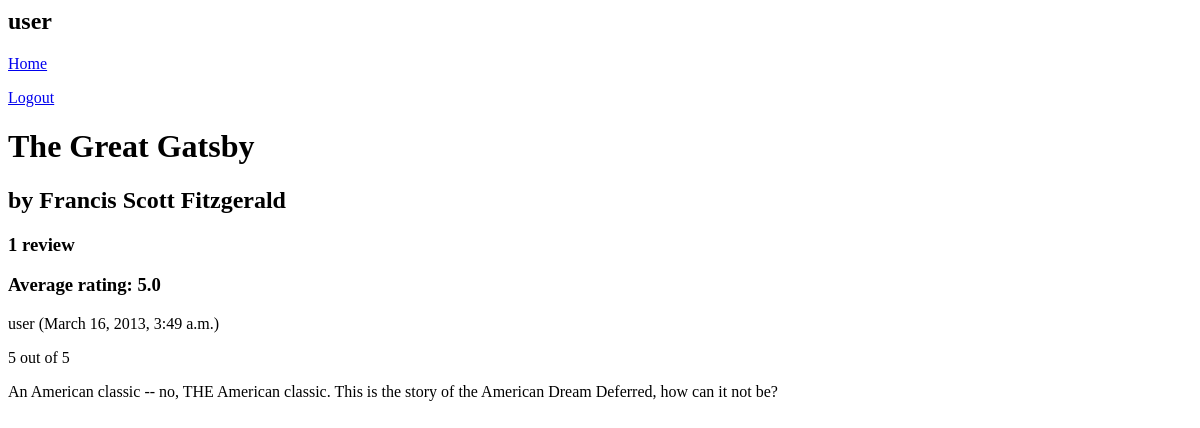
The page /bookstore/book/27/ (signed in) on the database as committed earlier.
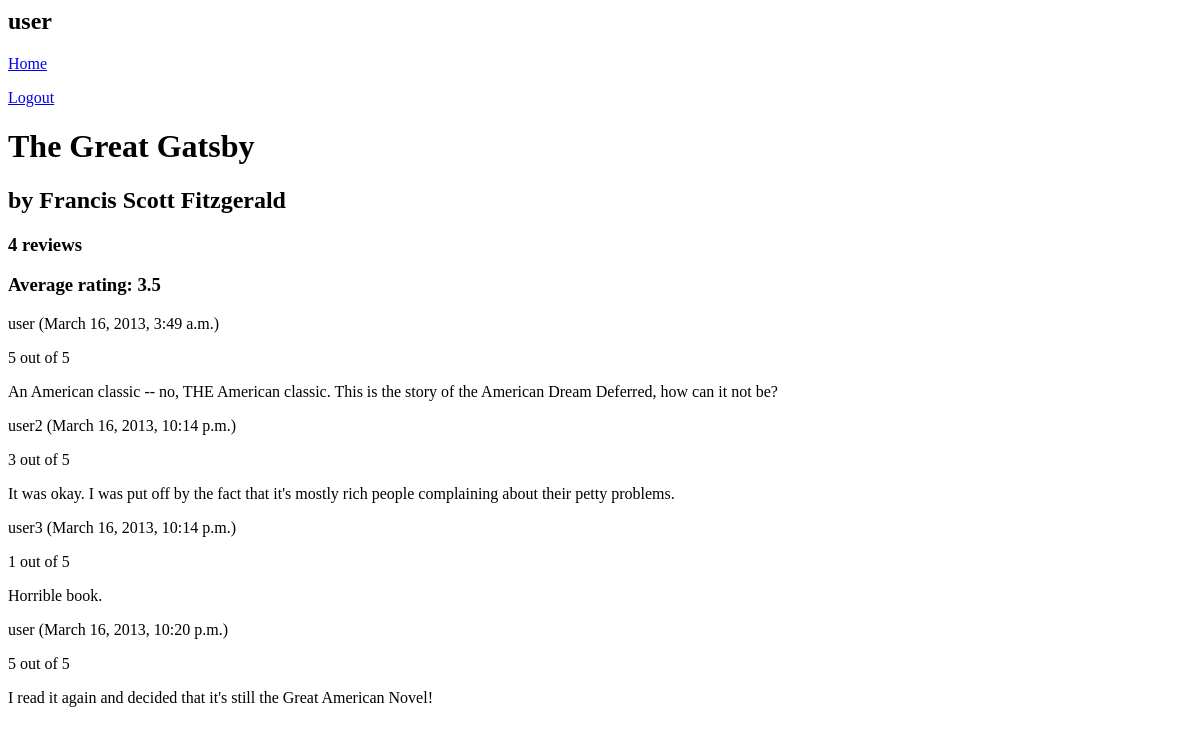
The same page on the database as committed later.
### bookstore/models.py (models this page shows, shortened)
class Review(models.Model):
    user = models.ForeignKey(User)
    book = models.ForeignKey(Book)
    timestamp = models.DateTimeField()
    review_message = models.TextField()
    rating = models.IntegerField(
        choices=(
            (1, '1'),
            (2, '2'),
            (3, '3'),
            (4, '4'),
            (5, '5'),
        )
    )

### bookstore/views.py (the view)
class BookReviewListView(ListView):
    model = Review
    template_name = 'bookstore/book_review_list.html'
    def get_queryset(self):
        self.book = get_object_or_404(Book, pk=self.kwargs['book_id'])
        return Review.objects.filter(book=self.book)
    def get_context_data(self, **kwargs):
        context = super(BookReviewListView, self).get_context_data(**kwargs)
        context['book'] = self.book
        agg_list = self.get_queryset().aggregate(Avg('rating'))
        context['average_rating'] = agg_list['rating__avg']
        return context

### bookstore/models.py (called while the page is built)
    def __unicode__(self):
        return self.first_name + " " + self.last_name

### bookstore/templates/bookstore/book_review_list.html (shortened to what this page needs)
{% extends 'base.html' %}
{% block content %}
{% include 'user_nav.html' %}
<h1>{{ book.title }}</h1>
<h2>by {{ book.author }}</h2>
{% if review_list %}
<h3>{{ review_list|length }} review{{ review_list|pluralize}}</h2>
<h3>Average rating: {{ average_rating }}</h3>
{% endif %}
{% for review in review_list %}
<div class="review" id="review-{{ forloop.counter }}">
<p>{{ review.user.username }} ({{ review.timestamp }})</p>
<p>{{ review.rating }} out of 5</p>
<p>
{{ review.review_message }}
</p>
</div>
{% empty %}
<p>There are no reviews for this book.</p>
{% endfor %}
{% endblock %}

Rows that differ between the two databases and show on the page:
added Review: user.username "user2", timestamp "March 16, 2013, 10:14 p.m.", rating "3", review_message "It was okay. I was put off by the fact that it's mostly rich people complaining about their petty problems."
added Review: user.username "user3", timestamp "March 16, 2013, 10:14 p.m.", rating "1", review_message "Horrible book."
added Review: user.username "user", timestamp "March 16, 2013, 10:20 p.m.", rating "5", review_message "I read it again and decided that it's still the Great American Novel!"
Other text that changed with them:
{{ review_list|length }}: "1" → "4"
{{ average_rating }}: "5.0" → "3.5"
